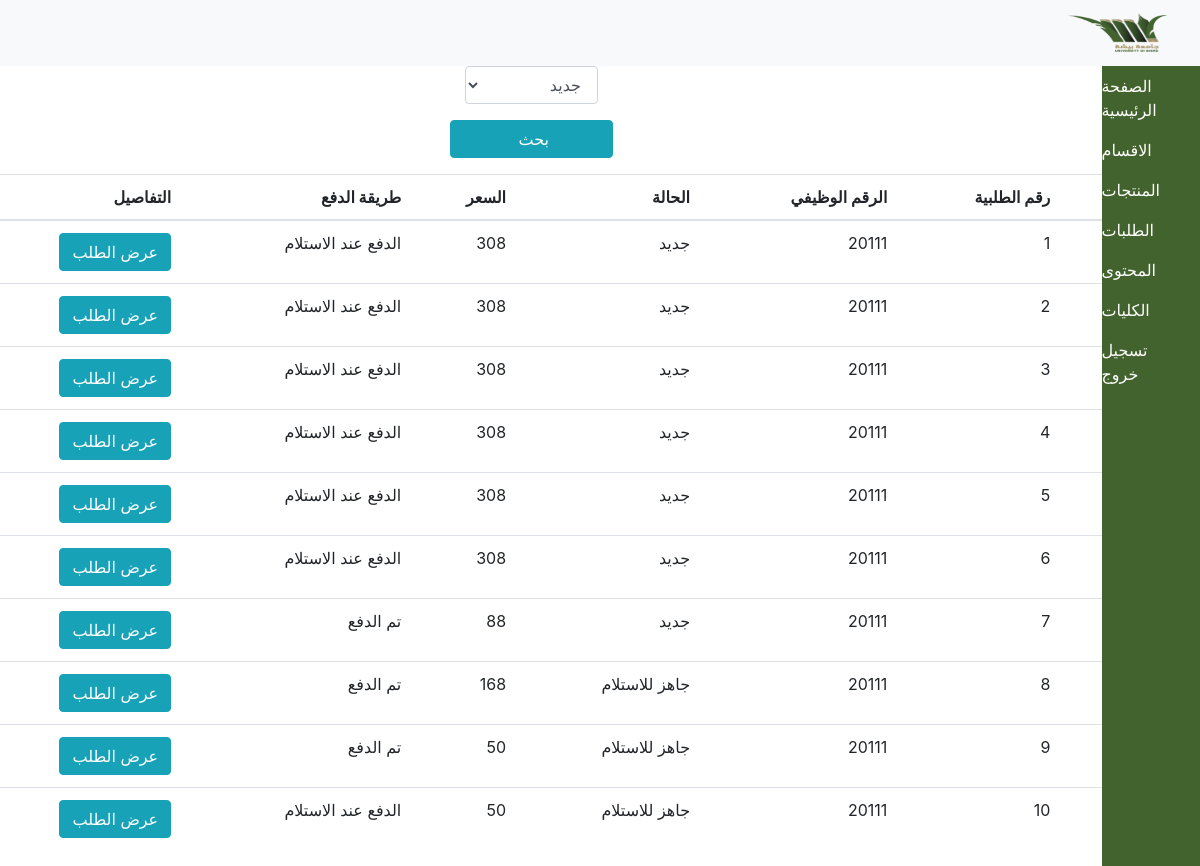
The app's page /admin/orders.php, older data.
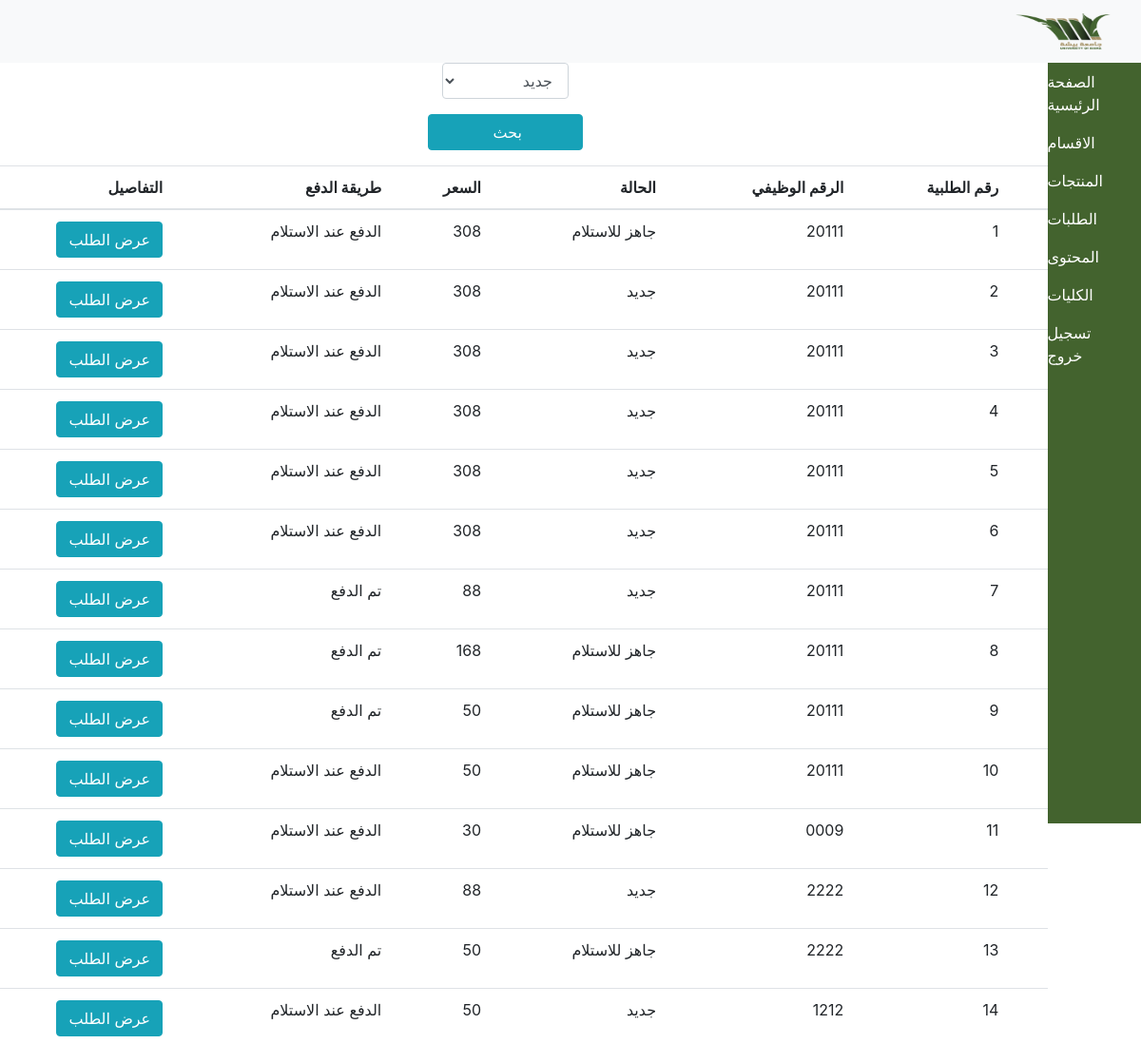
The same page, newer data.
### tables this page shows
CREATE TABLE `bill` (
  `id` int(11) NOT NULL,
  `total` varchar(200) NOT NULL,
  `payway` varchar(200) NOT NULL,
  `residual` varchar(40) NOT NULL,
  `email` varchar(200) NOT NULL,
  `totalpay` int(11) NOT NULL,
  `status` varchar(50) NOT NULL,
  `date_req` date NOT NULL,
  `date_arv` date NOT NULL
);

### controller/DB.php (called while the page is built, shortened)
<?php
class DB{
    public function __construct(){
        $this->db=new PDO("mysql:host=localhost;dbname=besh","root","");
    }
}

### controller/Admin.php (called while the page is built, shortened)
<?php
require 'DB.php';
class Admin extends DB{
    private $db_admin;
    public function __construct(){
        $this->db_admin=$this->db;
    }
    public function getorders($ids=0){
        if($ids==0){
            $sql=$this->db_admin->prepare("SELECT * FROM bill");
            $sql->execute();
            return $sql;
        }
        else if($ids==1){
        }
        else if ($ids==2){
        }
    }
}

### admin/orders.php (the view, shortened to what this page needs)
<?php
require '../controller/Admin.php';
$adm=new Admin();
$orders=$adm->getorders();
?>
<html>
<head>
    <link rel="stylesheet" href="https://cdn.jsdelivr.net/npm/bootstrap@4.5.3/dist/css/bootstrap.min.css">
    <link rel="stylesheet" href="../css/style.css" type="text/css">
</head>
<body dir="rtl">
<nav class="navbar navbar-expand-lg navbar-light bg-light">
    <a class="navbar-brand" href="#">
        <img src="../bais.png" height="40px" width="100px">
    </a>
</nav>
<div class="wrapper d-flex">
    <div class="sideMenu">
        <div class="sidebar">
            <ul class="navbar-nav">
                <li class="nav-item">
                    <a href="index.php" class="nav-link">الصفحة الرئيسية</a>
                </li>
                <li class="nav-item">
                    <a href="depart.php" class="nav-link">الاقسام</a>
                </li>
                <li class="nav-item">
                    <a href="produ.php" class="nav-link">المنتجات</a>
                </li>
                <li class="nav-item">
                    <a href="orders.php" class="nav-link">الطلبات</a>
                </li>
                <li class="nav-item">
                    <a href="contact.php" class="nav-link">المحتوى</a>
                </li>
                <li class="nav-item">
                    <a href="addColloeg.php" class="nav-link">الكليات</a>
                </li>
                <li class="nav-item">
                    <a href="../logout.php" class="nav-link">تسجيل خروج</a>
                </li>
            </ul>
        </div>
    </div>
    <div class="contcat">
        <div class="container">
            <div class="row justify-content-center">
                <div>
                    <form>
                        <div class="form-group">
                            <div class="col-12">
                                <select name="stu" class="form-control">
                                    <option>جديد</option>
                                </select>
                            </div>
                        </div>
                        <div class="form-group">
                            <input type="submit" class="btn btn-info btn-block" value="بحث ">
                        </div>
                    </form>
                </div>
                <table class="table">
                    <thead>
                    <tr>
                        <th></th>
                        <th>رقم الطلبية</th>
                        <th>الرقم الوظيفي</th>
                        <th>الحالة</th>
                        <th>السعر</th>
                        <th>طريقة الدفع </th>
                       <th>التفاصيل </th>
                    </tr>
                    </thead>
                    <tbody>
                    <?php
                    foreach ($orders as $ord){
                        $stu='';
                        $pay='';
                        if($ord['status']=='newOrder'||$ord['status']==''){
                            $stu='جديد';
                        }
                        else{
                            $stu="جاهز للاستلام ";
                        }
                        if($ord['payway']==1){
                            $pay="الدفع عند الاستلام ";
                        }
                        else{
                            $pay="تم الدفع ";
                        }
                        echo '
                        <tr>
                         <td></td>
                         <td>'.$ord['id'].'</td>
                         <td>'.$ord['email'].'</td>
                         <td>'.$stu.'</td>
                         <td>'.$ord['total'].'</td>
                         <td>'.$pay.'</td>
                         <td><a href="dets.php?id='.$ord['id'].'" class="btn btn-info">عرض الطلب </a> </td>
</tr>
                         ';
                    }
                    ?>
                    </tbody>
            </div>
        </div>
    </div>
</div>
</body>
</html>

### css/style.css (style rules this page uses)
html,body { height: 100%; margin: 0px; padding: 0px; overflow-x: hidden; }
table { overflow: scroll; }
.sidebar { height: 100vh; background: #43632e; }
.nav-item a { color: white; }

### admin/orders.php (style rules this page uses)
table { overflow: scroll; }

Row changes from the older to the newer data that the page shows:
changed bill id 1: status "جديد" → "جاهز للاستلام"
added bill: id "11", email "0009", status "جاهز للاستلام", total "30", payway "الدفع عند الاستلام"
added bill: id "12", email "2222", status "جديد", total "88", payway "الدفع عند الاستلام"
added bill: id "13", email "2222", status "جاهز للاستلام", total "50", payway "تم الدفع"
added bill: id "14", email "1212", status "جديد", total "50", payway "الدفع عند الاستلام"
